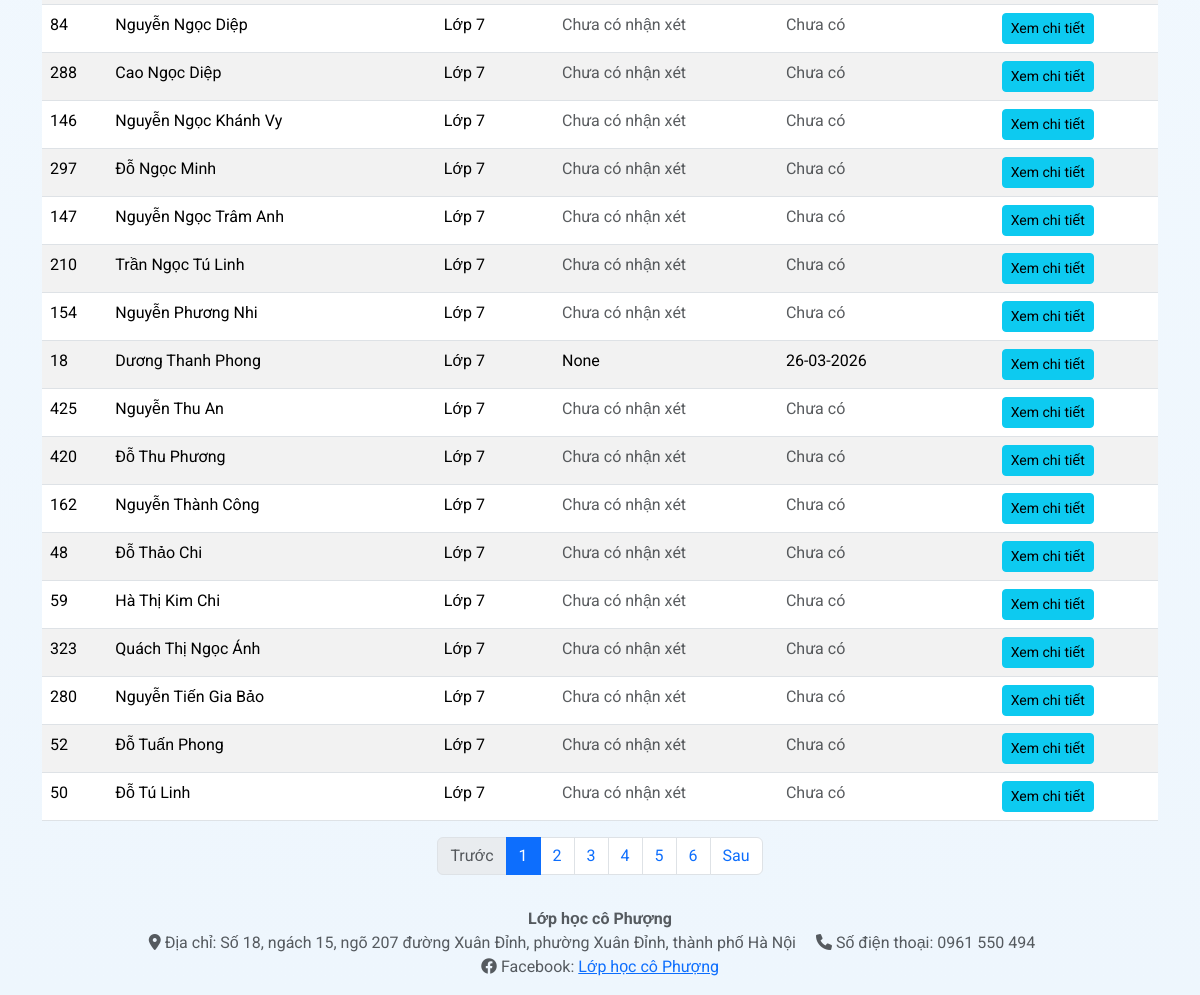
The page /comment_management (signed in, lower part) on the database as committed earlier.
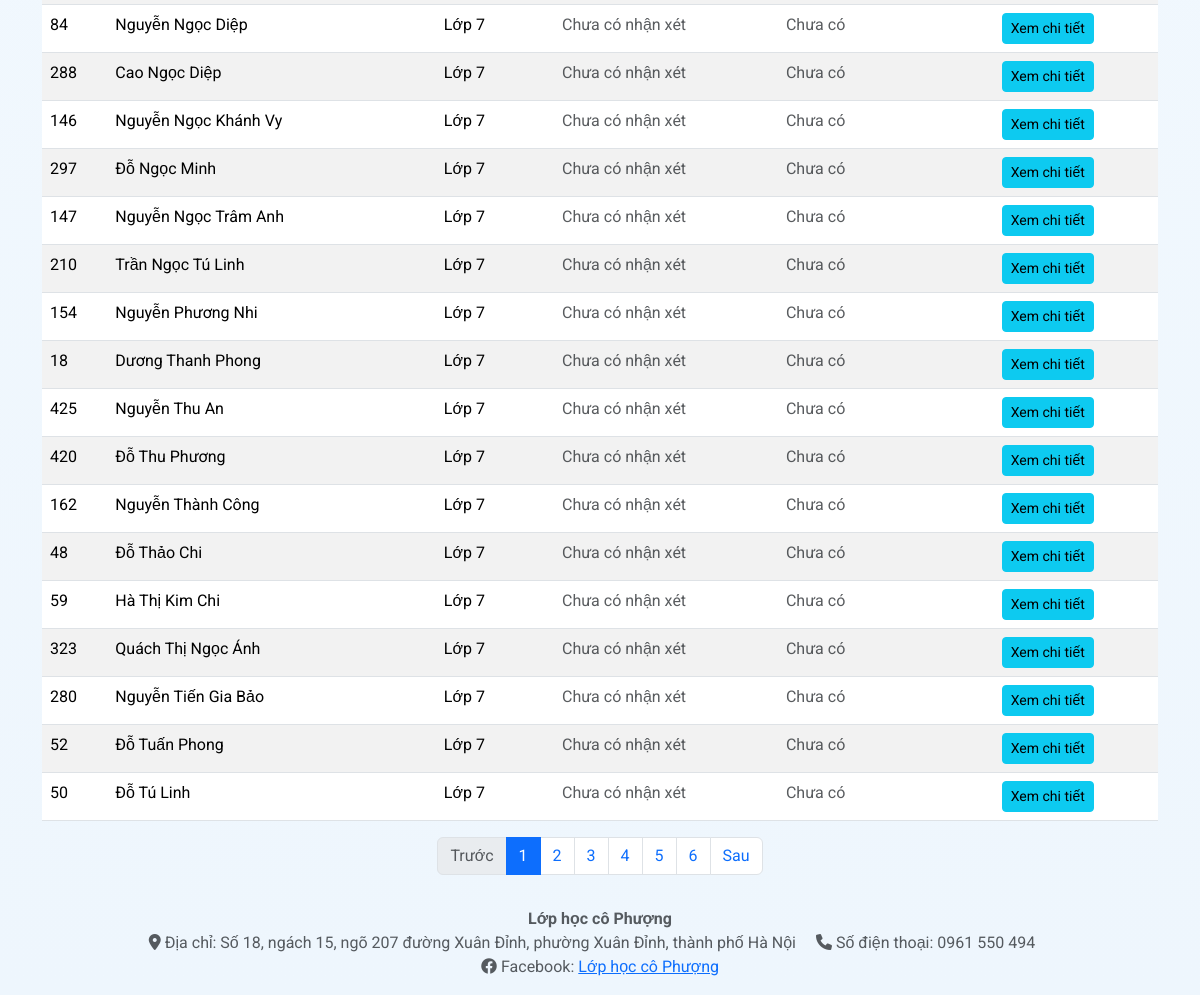
The same page on the database as committed later.
### models.py (models this page shows)
class Attendance(db.Model):
    __tablename__ = 'attendance'
    __bind_key__ = 'attendance' # This model uses the 'attendance' database
    id = db.Column(db.Integer, primary_key=True)
    student_id = db.Column(db.Integer, nullable=False) # This is NOT a ForeignKey to db_students.Student.id
    date = db.Column(db.Date, nullable=False)
    time_slot = db.Column(db.String(50), nullable=False)
    status = db.Column(db.String(20), nullable=False) # e.g., 'present', 'absent', 'late'
    created_at = db.Column(db.DateTime, default=datetime.utcnow)
    created_by = db.Column(db.Integer, db.ForeignKey('user.id'), nullable=False)
    created_by_user = db.relationship('User', foreign_keys=[created_by], backref='attendance_created')
    updated_at = db.Column(db.DateTime, onupdate=datetime.utcnow)
    update_by = db.Column(db.Integer, db.ForeignKey('user.id'), nullable=True)
    update_by_user = db.relationship('User', foreign_keys=[update_by], backref='attendance_updated')
    comment = db.Column(db.Text, nullable=True)

### app.py (the view, shortened to what this page needs)
@app.route('/comment_management')
@login_required
def comment_management():
    page = request.args.get('page', 1, type=int)
    per_page = request.args.get('per_page', 50, type=int)  # Số lượng học sinh trên mỗi trang
    sort_by = request.args.get('sort_by', 'grade_name') # Default sort by grade then name
    sort_order = request.args.get('sort_order', 'asc') # Default sort order ascending
    search_query = request.args.get('search_query', '').strip()
    grade_filter = request.args.get('grade_filter', '').strip()
    all_grades = [grade[0] for grade in db.session.query(Student.grade).distinct().order_by(Student.grade).all()]
    students_query = Student.query
    if not current_user.is_admin:
        assigned_student_ids = [assignment.student_id for assignment in TeacherStudentAssignment.query.filter_by(teacher_id=current_user.id).all()]
        students_query = students_query.filter(Student.id.in_(assigned_student_ids))
    if search_query:
        students_query = students_query.filter(or_(
            Student.name.ilike(f'%{search_query}%'),
            Student.excel_student_id.ilike(f'%{search_query}%')
        ))
    if grade_filter:
        students_query = students_query.filter_by(grade=grade_filter)
    if sort_by == 'grade_name':
        grade_sort_key = func.cast(func.substr(Student.grade, 5), Integer) # Assuming "Lớp X" format
        name_last_word_sort_key = func.substr(Student.name, func.instr(Student.name, ' ') + 1)
        if sort_order == 'asc':
            students_query = students_query.order_by(grade_sort_key.asc(), name_last_word_sort_key.asc())
        else:
            students_query = students_query.order_by(grade_sort_key.desc(), name_last_word_sort_key.desc())
    elif sort_by == 'name':
        if sort_order == 'asc':
            students_query = students_query.order_by(Student.name.asc())
        else:
            students_query = students_query.order_by(Student.name.desc())
    elif sort_by == 'grade':
        grade_sort_key = func.cast(func.substr(Student.grade, 5), Integer)
        if sort_order == 'asc':
            students_query = students_query.order_by(grade_sort_key.asc())
        else:
            students_query = students_query.order_by(grade_sort_key.desc())
    students_pagination = students_query.paginate(page=page, per_page=per_page, error_out=False)
    students = students_pagination.items
    students_with_latest_comment = []
    for student in students:
        latest_attendance_with_content = db.session.query(Attendance).filter(
            Attendance.student_id == student.id,
            Attendance.comment.isnot(None),
            Attendance.comment != ''
        ).order_by(Attendance.date.desc(), Attendance.time_slot.desc()).first()
        if latest_attendance_with_content:
            latest_comment = {
                'content': latest_attendance_with_content.comment,
                'updated_at': latest_attendance_with_content.date  # Sử dụng ngày của ca học
            }
        else:
            latest_comment = {
                'content': None,
                'updated_at': None
            }
        students_with_latest_comment.append({
            'student': student,
            'latest_comment': latest_comment
        })
    return render_template('comment_management.html', students_with_latest_comment=students_with_latest_comment, students_pagination=students_pagination, search_query=search_query, grade_filter=grade_filter, available_grades=all_grades, sort_by=sort_by, sort_order=sort_order)

### app.py (called while the page is built)
@login_manager.user_loader
def load_user(user_id):
    return db.session.get(User, int(user_id))

### templates/comment_management.html (shortened to what this page needs)
{% extends "base.html" %}
{% block content %}
<div class="comment-management-container mt-4">
    {% if students_with_latest_comment %}
    <div class="table-responsive">
        <table class="table table-striped table-hover">
            <tbody>
                {% for item in students_with_latest_comment %}
                {% set student = item.student %}
                {% set comment = item.latest_comment %}
                <tr>
                    <td>{{ student.id }}</td>
                    <td>{{ student.name }}</td>
                    <td>{{ student.grade }}</td>
                    <td>
                        {% if comment.content %}
                            {{ comment.content[:80] + '...' if comment.content|length > 80 else comment.content }}
                        {% else %}
                            <span class="text-muted">Chưa có nhận xét</span>
                        {% endif %}
                    </td>
                    <td>
                        {% if comment.updated_at %}
                            {{ comment.updated_at.strftime('%d-%m-%Y') }}
                        {% else %}
                            <span class="text-muted">Chưa có</span>
                        {% endif %}
                    </td>
                    <td>
                        <a href="{{ url_for('student_comments', student_id=student.id) }}" class="btn btn-info btn-sm">Xem chi tiết</a>
                    </td>
                </tr>
                {% endfor %}
            </tbody>
        </table>
    </div>
    {% else %}
    <p>Không tìm thấy học sinh nào.</p>
    {% endif %}
    {% if students_pagination.pages > 1 %}
    <nav aria-label="Page navigation">
        <ul class="pagination justify-content-center">
            {% if students_pagination.has_prev %}
            <li class="page-item">
                <a class="page-link" href="{{ url_for('comment_management', page=students_pagination.prev_num, per_page=students_pagination.per_page, search_query=search_query, grade_filter=grade_filter, sort_by=sort_by, sort_order=sort_order) }}">Trước</a>
            </li>
            {% else %}
            <li class="page-item disabled">
                <a class="page-link" href="#">Trước</a>
            </li>
            {% endif %}
            {% for p in students_pagination.iter_pages() %}
                {% if p %}
                    {% if p == students_pagination.page %}
                    <li class="page-item active" aria-current="page">
                        <a class="page-link" href="#">{{ p }}</a>
                    </li>
                    {% else %}
                    <li class="page-item">
                        <a class="page-link" href="{{ url_for('comment_management', page=p, per_page=students_pagination.per_page, search_query=search_query, grade_filter=grade_filter, sort_by=sort_by, sort_order=sort_order) }}">{{ p }}</a>
                    </li>
                    {% endif %}
                {% else %}
                <li class="page-item disabled">
                    <a class="page-link" href="#">...</a>
                </li>
                {% endif %}
            {% endfor %}
            {% if students_pagination.has_next %}
            <li class="page-item">
                <a class="page-link" href="{{ url_for('comment_management', page=students_pagination.next_num, per_page=students_pagination.per_page, search_query=search_query, grade_filter=grade_filter, sort_by=sort_by, sort_order=sort_order) }}">Sau</a>
            </li>
            {% else %}
            <li class="page-item disabled">
                <a class="page-link" href="#">Next</a>
            </li>
            {% endif %}
        </ul>
    </nav>
    {% endif %}
</div>
{% endblock %}

Rows that differ between the two databases and show on the page:
removed Attendance: comment "None", updated_at "26-03-2026"
Other text that changed with them:
new list line: "18 Dương Thanh Phong Lớp 7 Chưa có nhận xét Chưa có Xem chi tiết"
list line gone: "18 Dương Thanh Phong Lớp 7 Xem chi tiết"
